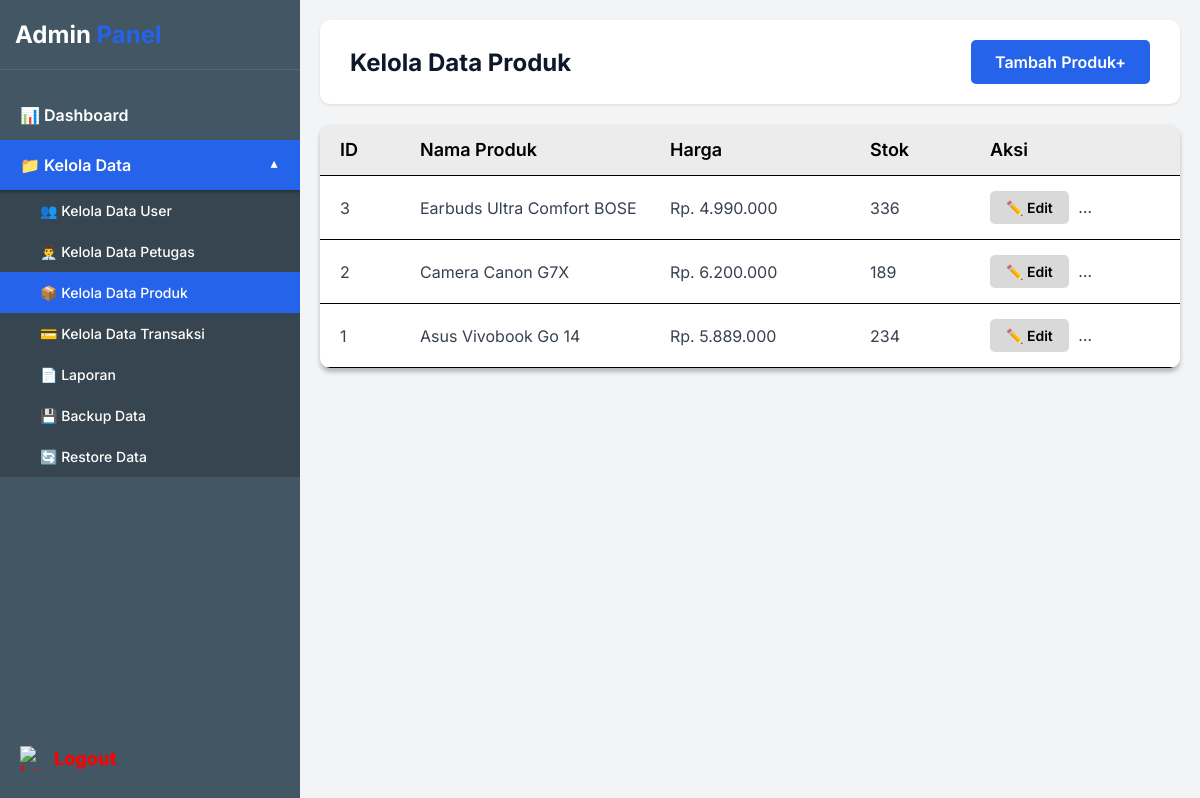
/admin/kelola_data_produk.php (signed in), run on an earlier commit of the app's database.
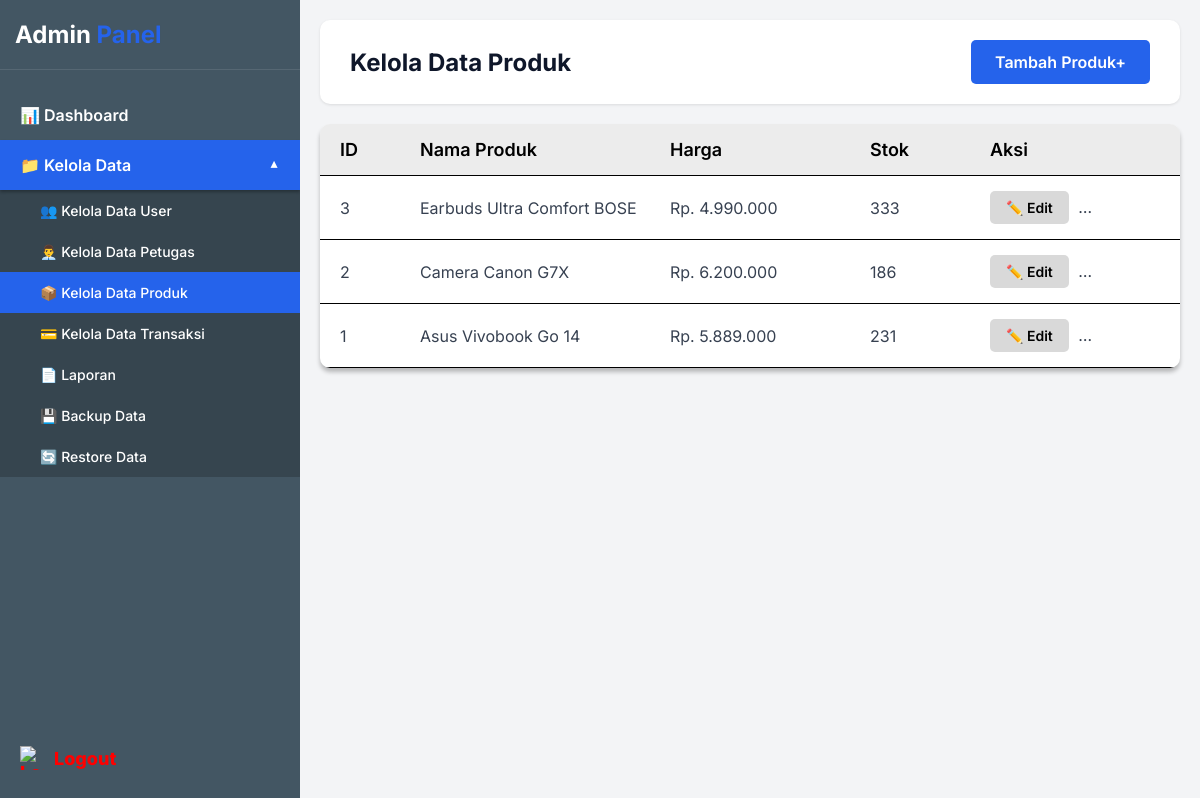
And on a later commit of the database.
### tables this page shows
CREATE TABLE `products` (
  `id` int(11) NOT NULL AUTO_INCREMENT,
  `nama_produk` varchar(255) NOT NULL,
  `harga` decimal(10,2) NOT NULL,
  `stok` int(11) NOT NULL,
  `deskripsi` text DEFAULT NULL,
  `gambar` varchar(255) DEFAULT 'default.jpg',
  `created_at` timestamp NOT NULL DEFAULT current_timestamp(),
  PRIMARY KEY (`id`)
);

### admin/kelola_data_produk.php (the view, shortened to what this page needs)
<?php
include '../config.php';
$query = mysqli_query($koneksi, "SELECT * FROM products ORDER BY id DESC");
?>
<!DOCTYPE html>
<html lang="en">
<head>
</head>
<body>
    <div class="sidebar">
        <div class="sidebar-header">
            <div class="sidebar-title">Admin <span>Panel</span></div>
        </div>
        <div class="sidebar-menu">
            <a href="dashboard.php" class="menu-item">📊 Dashboard</a>
            <div class="dropdown-toggle menu-item" onclick="toggleDropdown()">
                📁 Kelola Data
            </div>
            <div class="dropdown-menu" id="dropdownMenu">
                <a href="kelola_data_user.php" class="dropdown-item">👥 Kelola Data User</a>
                <a href="kelola_data_petugas.php" class="dropdown-item">👨‍💼 Kelola Data Petugas</a>
                <a href="kelola_data_produk.php" class="dropdown-item active">📦 Kelola Data Produk</a>
                <a href="kelola_data_transaksi.php" class="dropdown-item">💳 Kelola Data Transaksi</a>
                <a href="laporan.php" class="dropdown-item">📄 Laporan</a>
                <a href="backup_data.php" class="dropdown-item">💾 Backup Data</a>
                <a href="restore_data.php" class="dropdown-item">🔄 Restore Data</a>
            </div>
        </div>
        <a href="../auth/logout.php" class="logout-btn">
            <img src="https://codia-f2c.s3.us-west-1.amazonaws.com/image/2026-02-24/K1dr2pnb0J.png" alt="Logout">
        </a>
    </div>
    <div class="main-content">
        <div class="header">
            <div class="header-title">Kelola Data Produk</div>
            <a href="tambah_produk.php" class="btn-add">Tambah Produk+</a>
        </div>
        <div class="table-container">
            <div class="table-header">
                <div>ID</div>
                <div>Nama Produk</div>
                <div>Harga</div>
                <div>Stok</div>
                <div>Aksi</div>
            </div>
            <?php
            while($row = mysqli_fetch_assoc($query)):
            ?>
            <div class="table-row">
                <div class="table-cell"><?php echo $row['id']; ?></div>
                <div class="table-cell"><?php echo htmlspecialchars($row['nama_produk']); ?></div>
                <div class="table-cell">Rp. <?php echo number_format($row['harga'], 0, ',', '.'); ?></div>
                <div class="table-cell"><?php echo $row['stok']; ?></div>
                <div class="table-cell">
                    <a href="edit_produk.php?id=<?php echo $row['id']; ?>" class="btn-action">✏️ Edit</a>
                    <a href="?hapus=<?php echo $row['id']; ?>" class="btn-action btn-delete" onclick="return confirm('Yakin ingin menghapus produk ini?')">🗑️ Hapus</a>
                </div>
            </div>
            <?php endwhile; ?>
        </div>
    </div>
</body>
</html>

What changed in the data, as far as the page shows it:
changed products "Earbuds Ultra Comfort BOSE": stok "336" → "333"
changed products "Camera Canon G7X": stok "189" → "186"
changed products "Asus Vivobook Go 14": stok "234" → "231"
